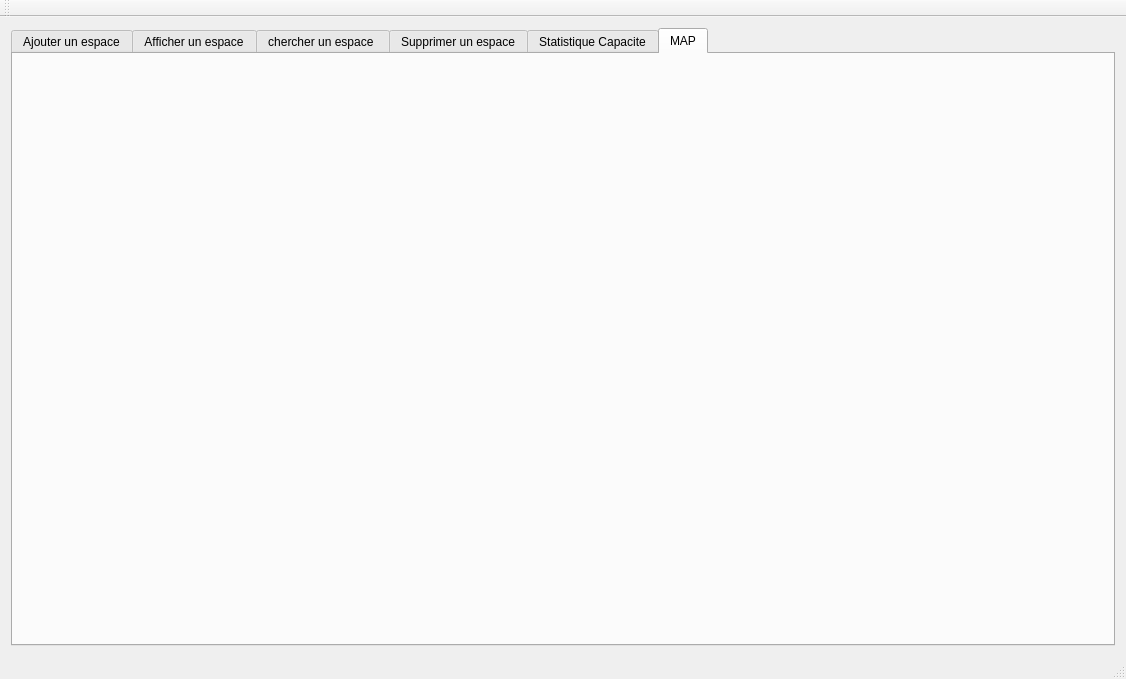
<?xml version="1.0" encoding="UTF-8"?>
<ui version="4.0">
 <class>MainWindow</class>
 <widget class="QMainWindow" name="MainWindow">
  <property name="geometry">
   <rect>
    <x>0</x>
    <y>0</y>
    <width>1126</width>
    <height>679</height>
   </rect>
  </property>
  <property name="windowTitle">
   <string>Gestion des Clients</string>
  </property>
  <widget class="QWidget" name="centralWidget">
   <layout class="QGridLayout" name="gridLayout">
    <item row="0" column="0">
     <widget class="QTabWidget" name="tabWidget">
      <property name="contextMenuPolicy">
       <enum>Qt::PreventContextMenu</enum>
      </property>
      <property name="accessibleName">
       <string/>
      </property>
      <property name="currentIndex">
       <number>5</number>
      </property>
      <property name="tabBarAutoHide">
       <bool>false</bool>
      </property>
      <widget class="QWidget" name="tab">
       <attribute name="title">
        <string>Ajouter un espace</string>
       </attribute>
       <widget class="QGroupBox" name="groupBox">
        <property name="geometry">
         <rect>
          <x>20</x>
          <y>20</y>
          <width>981</width>
          <height>501</height>
         </rect>
        </property>
        <property name="title">
         <string>Ajout</string>
        </property>
        <widget class="QLabel" name="label">
         <property name="geometry">
          <rect>
           <x>30</x>
           <y>30</y>
           <width>71</width>
           <height>16</height>
          </rect>
         </property>
         <property name="text">
          <string>IDespace</string>
         </property>
        </widget>
        <widget class="QLabel" name="label_2">
         <property name="geometry">
          <rect>
           <x>30</x>
           <y>66</y>
           <width>61</width>
           <height>20</height>
          </rect>
         </property>
         <property name="text">
          <string>Adresse</string>
         </property>
        </widget>
        <widget class="QLabel" name="label_3">
         <property name="geometry">
          <rect>
           <x>30</x>
           <y>110</y>
           <width>56</width>
           <height>16</height>
          </rect>
         </property>
         <property name="text">
          <string>Surface</string>
         </property>
        </widget>
        <widget class="QLabel" name="label_4">
         <property name="geometry">
          <rect>
           <x>30</x>
           <y>150</y>
           <width>56</width>
           <height>16</height>
          </rect>
         </property>
         <property name="text">
          <string>Capacite</string>
         </property>
        </widget>
        <widget class="QLabel" name="label_5">
         <property name="geometry">
          <rect>
           <x>30</x>
           <y>190</y>
           <width>71</width>
           <height>20</height>
          </rect>
         </property>
         <property name="text">
          <string>Nbr salles</string>
         </property>
        </widget>
        <widget class="QLineEdit" name="le_IDespace">
         <property name="geometry">
          <rect>
           <x>130</x>
           <y>30</y>
           <width>113</width>
           <height>22</height>
          </rect>
         </property>
        </widget>
        <widget class="QLineEdit" name="le_adresse">
         <property name="geometry">
          <rect>
           <x>130</x>
           <y>70</y>
           <width>113</width>
           <height>22</height>
          </rect>
         </property>
        </widget>
        <widget class="QLineEdit" name="le_surface">
         <property name="geometry">
          <rect>
           <x>130</x>
           <y>110</y>
           <width>113</width>
           <height>22</height>
          </rect>
         </property>
        </widget>
        <widget class="QLineEdit" name="le_capacite">
         <property name="geometry">
          <rect>
           <x>130</x>
           <y>150</y>
           <width>113</width>
           <height>22</height>
          </rect>
         </property>
        </widget>
        <widget class="QLineEdit" name="le_NBRsalles">
         <property name="geometry">
          <rect>
           <x>130</x>
           <y>190</y>
           <width>113</width>
           <height>22</height>
          </rect>
         </property>
        </widget>
        <widget class="QPushButton" name="pb_ajouter">
         <property name="geometry">
          <rect>
           <x>270</x>
           <y>30</y>
           <width>93</width>
           <height>28</height>
          </rect>
         </property>
         <property name="text">
          <string>Ajouter</string>
         </property>
        </widget>
        <widget class="QLabel" name="label_7">
         <property name="geometry">
          <rect>
           <x>440</x>
           <y>40</y>
           <width>81</width>
           <height>16</height>
          </rect>
         </property>
         <property name="text">
          <string>TRIE SELON</string>
         </property>
         <property name="wordWrap">
          <bool>false</bool>
         </property>
        </widget>
        <widget class="QComboBox" name="comboBox_trie">
         <property name="geometry">
          <rect>
           <x>490</x>
           <y>70</y>
           <width>91</width>
           <height>22</height>
          </rect>
         </property>
         <item>
          <property name="text">
           <string>IDespace</string>
          </property>
         </item>
         <item>
          <property name="text">
           <string>Adresse</string>
          </property>
         </item>
         <item>
          <property name="text">
           <string>Surface</string>
          </property>
         </item>
         <item>
          <property name="text">
           <string>Capacite</string>
          </property>
         </item>
         <item>
          <property name="text">
           <string>Nbrsalle</string>
          </property>
         </item>
        </widget>
        <widget class="QRadioButton" name="radioButton">
         <property name="geometry">
          <rect>
           <x>640</x>
           <y>60</y>
           <width>97</width>
           <height>20</height>
          </rect>
         </property>
         <property name="text">
          <string>ASC</string>
         </property>
        </widget>
        <widget class="QRadioButton" name="radioButton_2">
         <property name="geometry">
          <rect>
           <x>640</x>
           <y>100</y>
           <width>97</width>
           <height>20</height>
          </rect>
         </property>
         <property name="text">
          <string>DESC</string>
         </property>
        </widget>
        <widget class="QTableView" name="tab_espace2">
         <property name="geometry">
          <rect>
           <x>310</x>
           <y>160</y>
           <width>671</width>
           <height>211</height>
          </rect>
         </property>
        </widget>
        <widget class="QPushButton" name="pb_pdf">
         <property name="geometry">
          <rect>
           <x>40</x>
           <y>270</y>
           <width>93</width>
           <height>28</height>
          </rect>
         </property>
         <property name="text">
          <string>PDF</string>
         </property>
        </widget>
        <widget class="QPushButton" name="pb_modifier">
         <property name="geometry">
          <rect>
           <x>270</x>
           <y>90</y>
           <width>93</width>
           <height>28</height>
          </rect>
         </property>
         <property name="text">
          <string>Modifier</string>
         </property>
        </widget>
        <widget class="QPushButton" name="pb_meilleur">
         <property name="geometry">
          <rect>
           <x>840</x>
           <y>400</y>
           <width>111</width>
           <height>28</height>
          </rect>
         </property>
         <property name="text">
          <string>meilleur espace</string>
         </property>
        </widget>
       </widget>
      </widget>
      <widget class="QWidget" name="tab_2">
       <attribute name="title">
        <string>Afficher un espace</string>
       </attribute>
       <widget class="QTableView" name="tab_espace">
        <property name="geometry">
         <rect>
          <x>10</x>
          <y>10</y>
          <width>1091</width>
          <height>271</height>
         </rect>
        </property>
       </widget>
      </widget>
      <widget class="QWidget" name="widget">
       <attribute name="title">
        <string>chercher un espace </string>
       </attribute>
       <widget class="QLineEdit" name="lineEdit_rech">
        <property name="geometry">
         <rect>
          <x>250</x>
          <y>120</y>
          <width>113</width>
          <height>22</height>
         </rect>
        </property>
       </widget>
       <widget class="QPushButton" name="pushButton_rech">
        <property name="geometry">
         <rect>
          <x>420</x>
          <y>210</y>
          <width>93</width>
          <height>28</height>
         </rect>
        </property>
        <property name="text">
         <string>rechercher</string>
        </property>
       </widget>
       <widget class="QTableView" name="tableView_rech">
        <property name="geometry">
         <rect>
          <x>20</x>
          <y>290</y>
          <width>1081</width>
          <height>192</height>
         </rect>
        </property>
       </widget>
       <widget class="QComboBox" name="comboBox_rech">
        <property name="geometry">
         <rect>
          <x>150</x>
          <y>120</y>
          <width>73</width>
          <height>22</height>
         </rect>
        </property>
        <item>
         <property name="text">
          <string>IDespace</string>
         </property>
        </item>
        <item>
         <property name="text">
          <string>Adresse</string>
         </property>
        </item>
       </widget>
      </widget>
      <widget class="QWidget" name="tab_3">
       <attribute name="title">
        <string>Supprimer un espace</string>
       </attribute>
       <widget class="QLabel" name="label_6">
        <property name="geometry">
         <rect>
          <x>80</x>
          <y>60</y>
          <width>56</width>
          <height>16</height>
         </rect>
        </property>
        <property name="text">
         <string>IDespace</string>
        </property>
       </widget>
       <widget class="QLineEdit" name="le_id_supp">
        <property name="geometry">
         <rect>
          <x>170</x>
          <y>60</y>
          <width>113</width>
          <height>22</height>
         </rect>
        </property>
       </widget>
       <widget class="QPushButton" name="pb_supp">
        <property name="geometry">
         <rect>
          <x>340</x>
          <y>210</y>
          <width>93</width>
          <height>28</height>
         </rect>
        </property>
        <property name="text">
         <string>Supprimer</string>
        </property>
       </widget>
      </widget>
      <widget class="QWidget" name="widget_2">
       <attribute name="title">
        <string>Statistique Capacite</string>
       </attribute>
       <widget class="QPushButton" name="stat">
        <property name="geometry">
         <rect>
          <x>360</x>
          <y>140</y>
          <width>93</width>
          <height>28</height>
         </rect>
        </property>
        <property name="text">
         <string>Statistique</string>
        </property>
       </widget>
      </widget>
      <widget class="QWidget" name="widget1">
       <attribute name="title">
        <string>MAP</string>
       </attribute>
      </widget>
     </widget>
    </item>
   </layout>
  </widget>
  <widget class="QMenuBar" name="menuBar">
   <property name="geometry">
    <rect>
     <x>0</x>
     <y>0</y>
     <width>1126</width>
     <height>26</height>
    </rect>
   </property>
  </widget>
  <widget class="QToolBar" name="mainToolBar">
   <attribute name="toolBarArea">
    <enum>TopToolBarArea</enum>
   </attribute>
   <attribute name="toolBarBreak">
    <bool>false</bool>
   </attribute>
  </widget>
  <widget class="QStatusBar" name="statusBar"/>
 </widget>
 <layoutdefault spacing="6" margin="11"/>
 <resources/>
 <connections/>
</ui>
